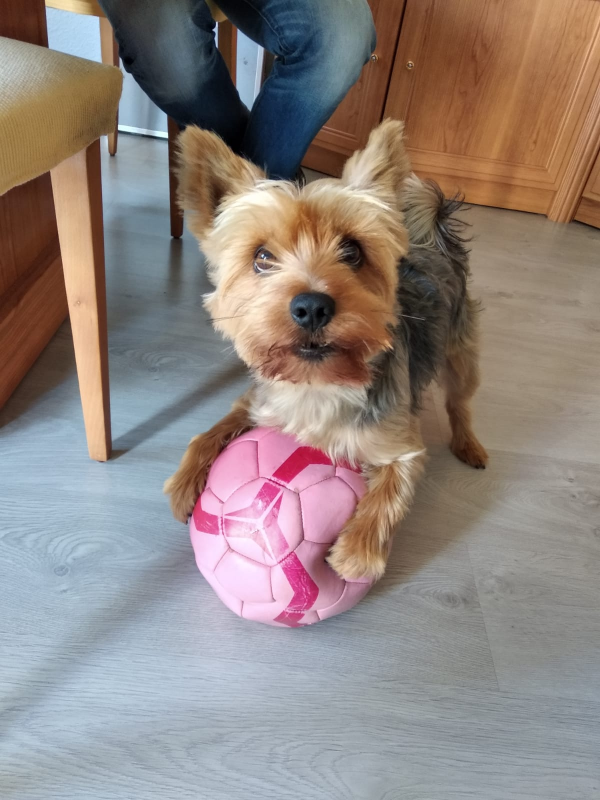
%> input picture Tareas/Tarea 4/G15.jpeg, 1200 x 1600 px (shown at 1/2 size)
$ octave 'G15 .m'   (GNU Octave 9; MATLAB toolbox functions it lacks are replaced by stand-ins)
%> lines starting %> are read from the running program, lines starting %| are printed output that depends on the picture; in (x1, y1, x2, y2) boxes, pixels count from 0 and x2, y2 are one past the last pixel; in counts of white or black regions, pixels touching at a corner belong together; the program's own positions count from 1
%> further down, Img is the input picture: size 1600x1200x3 uint8; mean R, G, B 144.1, 132.1, 127.1
### Tareas/Tarea 4/rgb2hsi.m
function [h,s,i] = rgb2hsi(rgb)
% Transformaci?n del espacio de color RGB al espacio HSI
% Sintaxis: [h,s,i] = rgb2hsi(rgb)
% donde
% h: componente de tono
% s: componente de saturaci?n
% i: componente de intensidad

% Asignamos variables.
rgb = im2double(rgb);
r = rgb(:,:,1);
g = rgb(:,:,2);
b = rgb(:,:,3);

% Calculamos la componente h.
theta = acos(((1/2).*((r-g)+(r-b)))./(sqrt((r-g).^2+(r-b).*(g-b))+eps));
h = theta;
h(b>g) = 2*pi - theta(b>g);
h = h/(2*pi);

% Calculamos la componente s.
s = 1 - 3.*min(min(r,g),b)./(r+g+b+eps);

% Calculamos la componente i.
i = (r+g+b)/3;

### Tareas/Tarea 4/G15 .m
% Integrante-1: Ana Poveda Garc韆 Herrero
% Integrante-2: Cristina Taboada Mayo.
%% -------------------- PARTE OBLIGATORIA--------------------
clear all, close all, clc

% Cargo la imagen
Img = imread('G15.jpeg');
figure, imshow(Img), title('Imagen original');
figure, imhist(Img), title('Imagen original');

% Visualizamos las componentes RGB de la img.
R = Img(:,:,1);
G = Img(:,:,2);
B = Img(:,:,3);
figure, subplot(1,3,1), imshow(R), title('Componente Roja')
subplot(1,3,2), imshow(G), title('Componente Verde')
subplot(1,3,3), imshow(B), title('Componente Azul')

% Ninguna de ellas es mas relevante que la otra, por lo que sera dificil
% utilizar una de ellas como capa de segmentaci髇 y obtener el objeto bal髇.

% Cambiamos la imagen al espacio HSI.
[H,S,I] = rgb2hsi(Img);
figure, subplot(1,3,1), imshow(H), title('Componente H')
subplot(1,3,2), imshow(S), title('Componente S')
subplot(1,3,3), imshow(I), title('Componente I')

% Rango de variaci髇 -> lo sabemos visualizando el histograma de cada una.
figure, imhist(H), axis('auto'), title('Histograma Componente H')
figure, imhist(S), axis('auto'), title('Histograma Componente S')
figure, imhist(I), axis('auto'), title('Histograma Componente I')

% Vemos que el rango dinamico esta comprendido entre 0 y 1.

% Escogemos la componente H, ya que destaca m醩 el balon
Componente = H;

% Comprobamos que los valores mas altos, en su mayoria pertenecen al bal髇.
% Pasamos la imagen correspondiente a la componente H por un filtro paso
% bajo.

% Definimos la m醩cara y sus coeficientes.
h = 1/49*ones(7,7);
% Aplicamos el filtro.
H_FPB = imfilter(Componente,h);
figure, imshow(H_FPB), title('Componente H suavizada')
figure, imhist(H_FPB), title('Histograma H suavizada')
figure, mesh(H_FPB), title('H suavizada')
%> after `title('H suavizada')`:
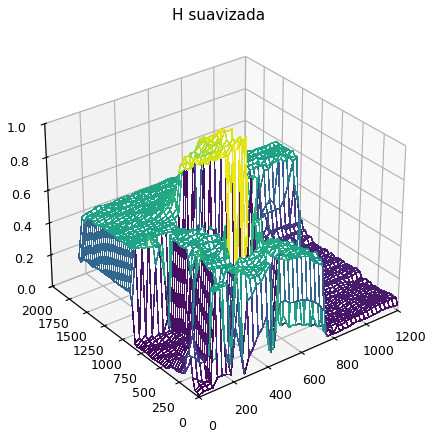
%> figure redrawn from the program's plot data


% II. Umbralizaci髇 y filtrado.

% Visualizamos el histograma de la componente H.
figure, imhist(H_FPB), axis('auto'), title('Histograma Componente H')

% Primero, pasamos a la imagen de la componente H a blanco y negro usando
% segmentaci髇 binaria por umbralizaci髇.
H_U = im2bw(H_FPB,0.8);
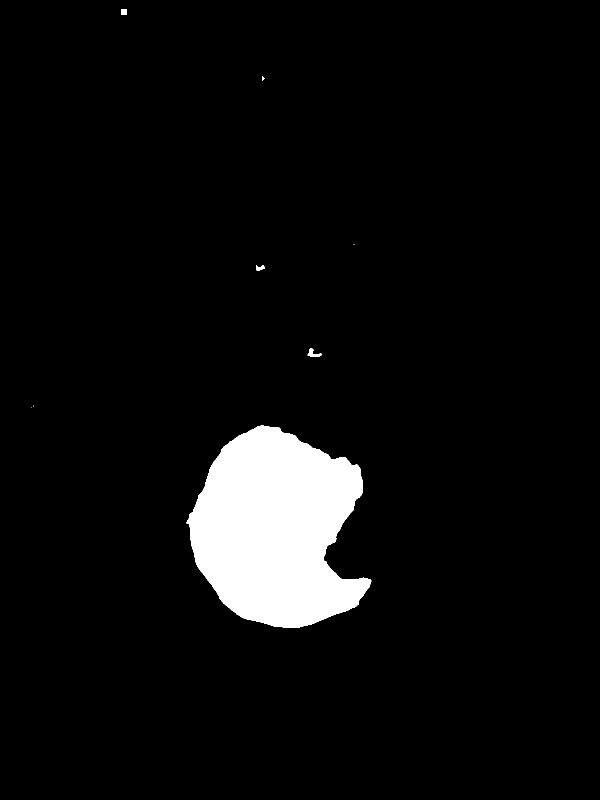
%> H_U: size 1600x1200 logical (shown at 1/2 size); 5.4% white; 8 white regions (3 under 20 px), largest, box (x1, y1, x2, y2) and area: (373, 851, 743, 1256) 103575, (615, 696, 643, 714) 228, (242, 19, 254, 30) 130, (512, 531, 530, 541) 122, (524, 152, 529, 161) 29
H_U = uint8(H_U*255);
figure, imshow(H_U), title('Img. umbralizada (Componente H) en uint8')


% III. Aplicaci髇 de operadores morfol骻icos.
close all
% Creamos el elemento estructurante.
EE_cuadrado = strel('square', 35);

% Erosi髇.
Erosion = imerode(H_U, EE_cuadrado);
%> Erosion: size 1600x1200 uint8; 4% white; 1 white region, box (x1, y1, x2, y2) and area: (397, 871, 708, 1238) 76033
figure, imshow(Erosion), title('Erosi髇')

% Dilataci髇.
Dilatacion = imdilate(H_U, EE_cuadrado);
%> Dilatacion: size 1600x1200 uint8; 7.6% white; 7 white regions, largest, box (x1, y1, x2, y2) and area: (356, 834, 760, 1273) 133840, (598, 679, 660, 731) 2981, (495, 514, 547, 558) 2258
figure, imshow(Dilatacion), title('Dilatacion')

% Apertura.
Apertura = imopen(H_U, EE_cuadrado);
%> Apertura: size 1600x1200 uint8; 5.4% white; 1 white region, box (x1, y1, x2, y2) and area: (380, 854, 725, 1255) 102825
figure, imshow(Apertura), title('Apertura')

% Cierre.
Cierre = imclose(H_U, EE_cuadrado);
%> Cierre: size 1600x1200 uint8; 5.4% white; 8 white regions (3 under 20 px), largest, box (x1, y1, x2, y2) and area: (373, 851, 743, 1256) 103784, (615, 696, 643, 714) 261, (512, 531, 530, 541) 150, (242, 19, 254, 30) 130, (524, 152, 529, 161) 29
figure, imshow(Cierre), title('Cierre')


% IV. Segmentaci髇 y caracterizaci髇 de objetos.

% Utilizaremos la APERTURA para hacer la segmentaci髇, ya que es donde mejor
% se observa el balon

% Para poder quedarnos el balon en primer plano, hacemos el negativo
% de la imagen apertura.
Negativo_Apertura = 255 - Apertura;
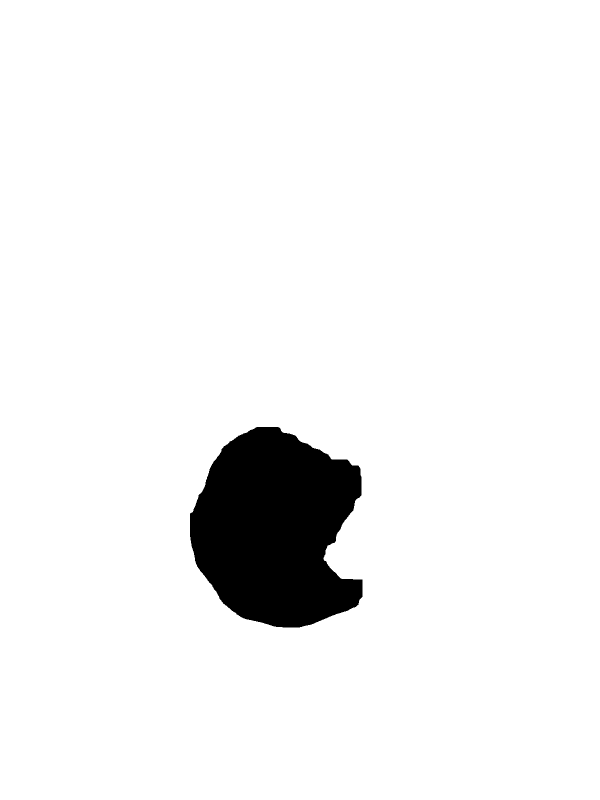
%> Negativo_Apertura: size 1600x1200 uint8 (shown at 1/2 size); 94.6% white; 1 black region, box (x1, y1, x2, y2) and area: (380, 854, 725, 1255) 102825
figure, imshow(Negativo_Apertura), title('Negativo del Apertura')

% Vamos a obtener la capa de etiquetas( bwlabel utiliza vecindad a 8)
[IM_Seg,n] = bwlabel(Negativo_Apertura);
%> n = 1
figure, imshow(IM_Seg), title('Capa de etiquetas')

% Pasamos la capa de etiquetas a RGB y la pintamos.
RGB_Segment = label2rgb(IM_Seg);
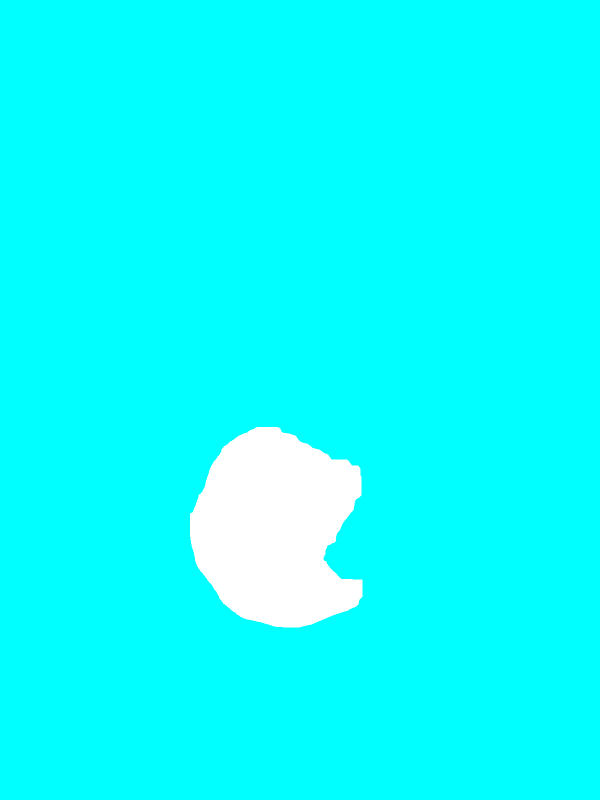
%> RGB_Segment: size 1600x1200x3 uint8 (shown at 1/2 size); mean R, G, B 13.7, 255, 255
figure, imshow(RGB_Segment), title('Capa de etiquetas en falso color')
% Ahora si obtenemos el balon y no coge el fondo.

% Obtenemos el numero de objetos.
Num_objetos = max(IM_Seg(:));
%> Num_objetos = 1

% Calculamos el tama駉 de los objetos.
imtool(IM_Seg,[])
Props = regionprops(IM_Seg, 'Eccentricity');
%> Props = 1 region; Eccentricity: 0.654
% Ver el valor del primer objeto.
Props(1).Eccentricity
%> ans = 0.654

% Obtenemos las fronteras
% Primero definimos el EE(forma y tama駉).
EE_disco = strel('disk', 9); % Mas grande el tama駉, m醩 se marca

% Aplicamos Dilatacion con el EE.
Dilatacion = imdilate(Negativo_Apertura, EE_disco);
%> Dilatacion: size 1600x1200 uint8; 95.2% white; 1 black region, box (x1, y1, x2, y2) and area: (388, 862, 717, 1247) 92214
figure, imshow(Dilatacion), title('Dilatacion')

% Aplicamos Erosion con el EE
Erosion = imerode(Negativo_Apertura, EE_disco);
%> Erosion: size 1600x1200 uint8; 94.1% white; 1 black region, box (x1, y1, x2, y2) and area: (372, 846, 733, 1263) 113867
figure, imshow(Erosion), title('Erosi髇')

% Calculamos el gradiente.
Gradiente = Dilatacion - Erosion;
%> Gradiente: size 1600x1200 uint8; 1.1% white; 1 white region, box (x1, y1, x2, y2) and area: (372, 846, 733, 1263) 21653
figure, imshow(Gradiente), title('Gradiente')

% Mapa del gradiente.
Gradiente_map = [0 0 0; 255 0 0];
Gradiente_Rojo = ind2rgb(Gradiente, Gradiente_map);
figure, imshow(Gradiente_Rojo), title('Img. Gradiente Rojo')

% Vemos la marcaci髇 del balon sobre la imagen original sumando ambas
% imagenes.
I_Gradiente = uint8(Gradiente_Rojo) + Img;
figure, subplot(1, 2, 1),imshow(Img), title('Imagen original')
subplot(1, 2, 2),imshow(I_Gradiente), title('Imagen segmentada')


%% -------------------- PARTE CREATIVA --------------------
clear all, close all, clc

%Cargo la imagen
Img = imread('G15.jpeg');
figure, imshow(Img), title('Imagen Original');
figure, imhist(Img), title('Imagen Original');

% 1.Preprocesado
% Pasamos a nivel de gris
Img = rgb2gray(Img);
%> Img: size 1600x1200 uint8
figure, imshow(Img), title('Imagen gris');
figure, imhist(Img), title('Imagen gris');

%Recortamos la imagen
Img = Img(350:800, 350:850, :);
%> Img: size 451x501 uint8
figure, imshow(Img), title('Imagen recortada')

% Hacemos el filtro con radio 1
% Creamos el elemento estructurante.
EE1 = strel('disk', 1);

% Apertura.
Apertura1 = imopen(Img, EE1);
figure, imshow(Apertura1), title('Apertura')

% Cierre.
I_ASF1 = imclose(Apertura1, EE1);
figure, imshow(I_ASF1), title('ASF1')

% Hacemos el filtro con radio 2
EE2 = strel('disk', 2);

% Apertura.
Apertura2 = imopen(I_ASF1, EE2);
figure, imshow(Apertura2), title('Apertura')

% Cierre.
I_ASF2 = imclose(Apertura2, EE2);
figure, imshow(I_ASF2), title('ASF2')

% Hacemos el filtro con radio 20
EE3 = strel('disk', 20);

% Apertura.
Apertura3 = imopen(I_ASF2, EE3);
figure, imshow(Apertura3), title('Apertura')

% Cierre.
I_ASF3 = imclose(Apertura3, EE3);
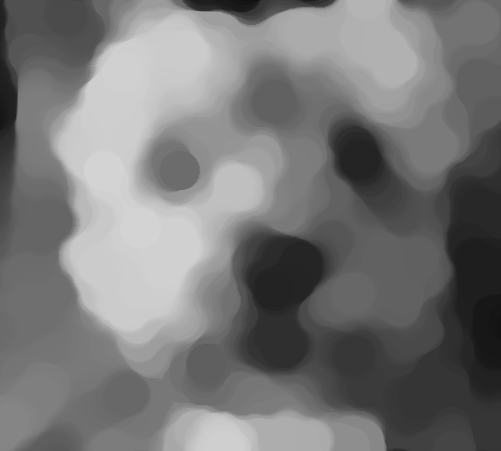
%> I_ASF3: size 451x501 uint8; min 17, max 211, mean 119.5
figure, imshow(I_ASF3), title('ASF3')


% 2.Segmentaci髇 por watershed
% a. Obtenci髇 de los marcadores de los objetos de inter閟

% Hago el negativo
I_neg = imcomplement(I_ASF3);
figure, imshow(I_neg), title('Negativo del filtro')

%Erosionamos el negativo con un un EE_disco con disco 9
% Creamos el elemento estructurante.
EE_disco = strel('disk', 9);

% Erosi髇.
I_marker = imerode(I_neg, EE_disco);
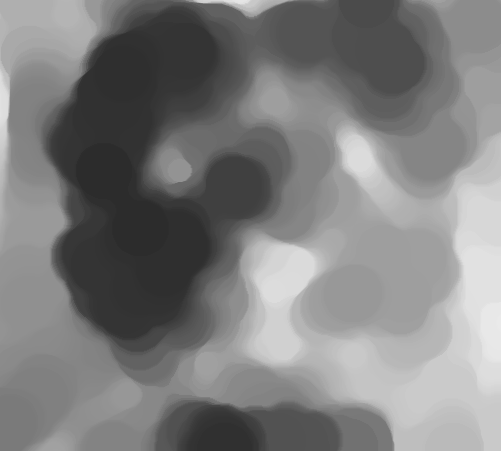
%> I_marker: size 451x501 uint8; min 44, max 234, mean 125.7
figure, imshow(I_marker), title('I_marker')

%Reconstruccion morfologica
I_rec = imreconstruct(I_marker, I_neg);
figure, imshow(I_rec), title('Reconstruccion')

%Imagen binaria con los maximos regionales
I_max_reg = imregionalmax(I_rec);
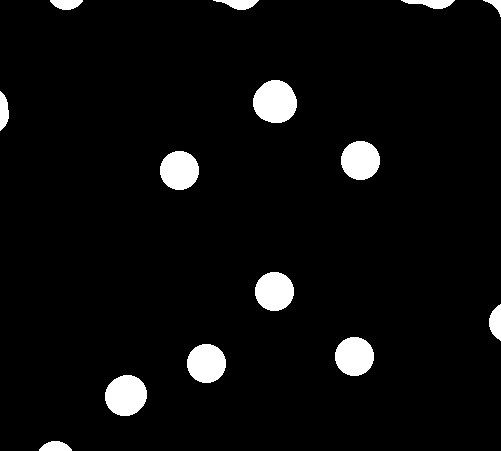
%> I_max_reg: size 451x501 logical; 4.7% white; 14 white regions, largest, box (x1, y1, x2, y2) and area: (253, 80, 297, 123) 1481, (105, 375, 147, 416) 1348, (341, 141, 380, 180) 1201
figure, imshow(I_max_reg), title('M醲imos regionales');

%Eliminamos los m醲imos que no zonas de inter閟
I_max_reg2 = imclearborder(I_max_reg);
figure, imshow(I_max_reg2), title('M醲imos regionales buenos');
figure, imtool(I_max_reg2), title('tool maximos regionales');

% Visualizamos la capa de etiquetas en falso color. Blanco en matlab es la etiqueta 0 que
% ve韆mos en negro en los apuntes.
RGB_I_max_reg2= label2rgb(I_max_reg2);
imtool(RGB_I_max_reg2), title('Capa de etiquetas en falso color')

% Calculamos el tama駉 de los objetos.
[I_max_reg3, Nobjetos] = bwlabel(I_max_reg2);
%> Nobjetos = 7
Props = regionprops(I_max_reg3, 'Area');
%> Props = 7 regions; Area: 1481, 1348, 1201, 1201, 1201, 1201, 1201
V_Area = [];
for ind_obj = 1:Nobjetos
    V_Area = [V_Area Props(ind_obj).Area];
end
%> this loop made 7 passes
%> V_Area on passes 1 to 7: 1348, [1348 1201], [1348 1201 1201], [1348 1201 1201 1481], [1348 1201 1201 1481 1201], [1348 1201 1201 1481 1201 1201], [1348 1201 1201 1481 1201 1201 1201]
figure,stem(V_Area)
xlabel('N鷐ero de objeto'), ylabel('Tama駉')

% Identificamos que la etiquetas de interes son
V_Interes = [2, 4, 5, 7];

% Bucle que filtra de la imagen binaria I_U las regiones de no inter閟.
[n_filas, n_cols] = size(I_rec); % nos dice el numero de filas y columnas que tiene la imagen.
%> n_filas = 451; n_cols = 501

% recorre todas las filas de la imagen
%> (the run ends here)
